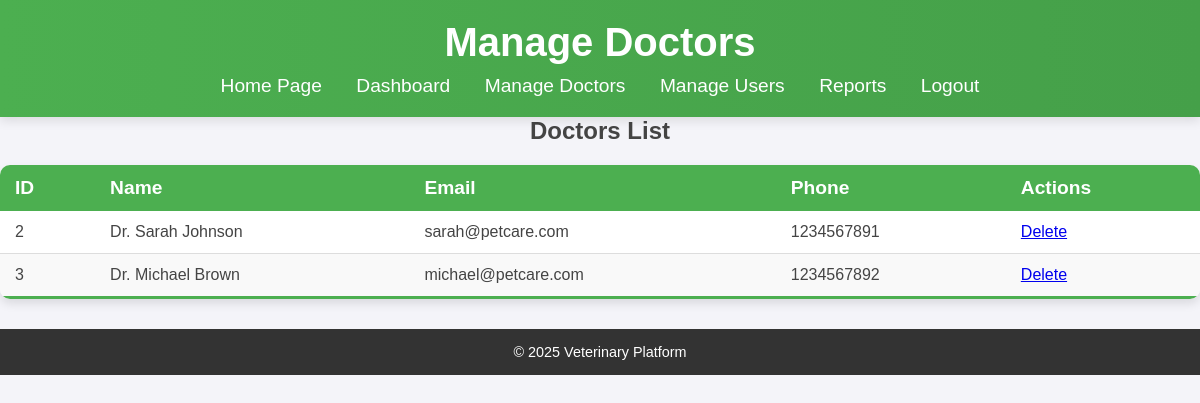
/admin/manage_doctors.php (signed in), run on the app's committed database.
### tables this page shows
CREATE TABLE IF NOT EXISTS users (
    id INT AUTO_INCREMENT PRIMARY KEY,
    name VARCHAR(255) NOT NULL,
    email VARCHAR(191) UNIQUE NOT NULL,
    password VARCHAR(255) NOT NULL,  
    role ENUM('admin', 'doctor', 'user') NOT NULL,
    phone VARCHAR(15) DEFAULT NULL,
    avatar VARCHAR(255) DEFAULT 'default-avatar.png',
    created_at TIMESTAMP DEFAULT CURRENT_TIMESTAMP
);

### admin/manage_doctors.php (the view, shortened to what this page needs)
<?php
include '../backend/database.php';
$result = $conn->query("SELECT id, name, email, phone FROM users WHERE role = 'doctor'");
?>
<!DOCTYPE html>
<html lang="en">
<head>
    <link rel="stylesheet" href="../public/css/style.css">
</head>
<body>
    <header>
        <h1>Manage Doctors</h1>
        <nav>
        <a href="../public/index.php">Home Page</a>
                    <a href="dashboard.php">Dashboard</a>
            <a href="manage_doctors.php">Manage Doctors</a>
            <a href="manage_users.php">Manage Users</a>
            <a href="reports.php">Reports</a>
                        <a href="../backend/logout.php">Logout</a>
        </nav>
    </header>
    <main>
        <h2>Doctors List</h2>
        <table class="styled-table">
            <thead>
                <tr>
                    <th>ID</th>
                    <th>Name</th>
                    <th>Email</th>
                    <th>Phone</th>
                    <th>Actions</th>
                </tr>
            </thead>
            <tbody>
                <?php while ($row = $result->fetch_assoc()) : ?>
                    <tr>
                        <td><?= htmlspecialchars($row['id']) ?></td>
                        <td><?= htmlspecialchars($row['name']) ?></td>
                        <td><?= htmlspecialchars($row['email']) ?></td>
                        <td><?= htmlspecialchars($row['phone'] ?? 'N/A') ?></td>
                        <td>
                            <a href="manage_doctors.php?delete_id=<?= $row['id'] ?>" class="btn-delete" onclick="return confirm('Are you sure you want to delete this doctor?')">Delete</a>
                        </td>
                    </tr>
                <?php endwhile; ?>
            </tbody>
        </table>
    </main>
    <footer>
        <p>&copy; 2025 Veterinary Platform</p>
    </footer>
</body>
</html>

### public/css/style.css (style rules this page uses)
* { margin: 0; padding: 0; box-sizing: border-box; font-family: 'Poppins', sans-serif; scroll-behavior: smooth; }
body { background-color: #f4f4f9; color: #444; text-align: center; }
header { background: linear-gradient(to right, #4CAF50, #45a049); color: white; padding: 20px 0; box-shadow: 0 4px 10px rgba(0, 0, 0, 0.1); position: sticky; top: 0; width: 100%; z-index: 1000; }
header h1 { font-size: 2.5rem; animation: fadeInDown 1s ease-in-out; }
nav { margin-top: 10px; animation: fadeIn 1s ease-in-out; }
nav a { color: white; text-decoration: none; margin: 0 15px; font-size: 1.2rem; transition: transform 0.3s ease, color 0.3s; }
h2 { display: block; width: 100%; text-align: center; }
footer { background: #333; color: white; padding: 15px 0; margin-top: 30px; text-align: center; font-size: 0.9rem; }
.styled-table { width: 100%; border-collapse: collapse; margin: 20px 0; font-size: 1rem; background: white; border-radius: 10px; overflow: hidden; box-shadow: 0 5px 10px rgba(0, 0, 0, 0.1); }
.styled-table th, .styled-table td { padding: 12px 15px; text-align: left; }
.styled-table thead { background-color: #4CAF50; color: white; font-size: 1.2rem; }
.styled-table tbody tr { border-bottom: 1px solid #ddd; }
.styled-table tbody tr:nth-of-type(even) { background-color: #f9f9f9; }
.styled-table tbody tr:last-of-type { border-bottom: 3px solid #4CAF50; }

### data on the page
users: id "2", name "Dr. Sarah Johnson", email "sarah@petcare.com", phone "1234567891"
users: id "3", name "Dr. Michael Brown", email "michael@petcare.com", phone "1234567892"
